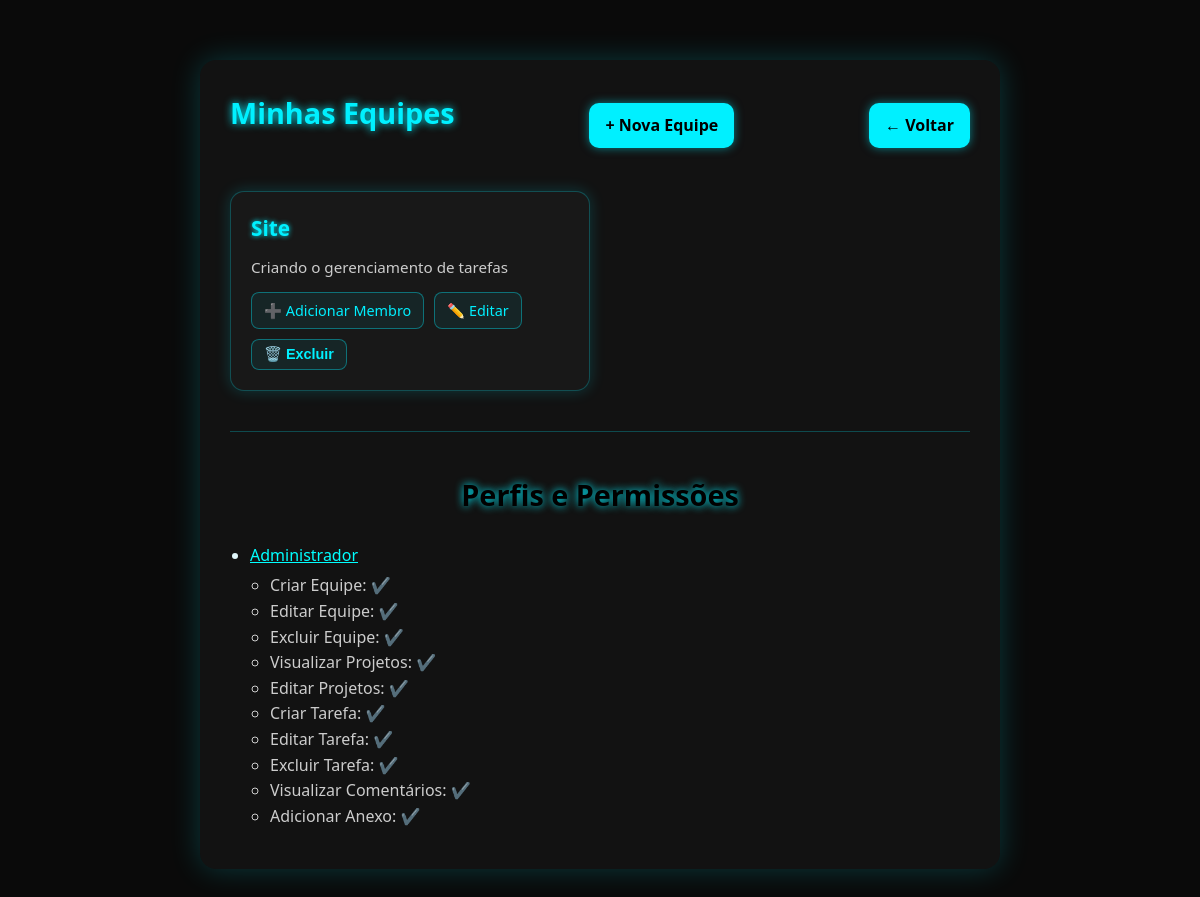
The page /equipes (signed in) on the database its author committed.
### tables this page shows
CREATE TABLE equipes_tb (
            id_equipe INTEGER PRIMARY KEY AUTOINCREMENT,
            nome_equipe TEXT NOT NULL,
            descricao TEXT
        );

CREATE TABLE perfis_permissoes_tb (
            id_perfil INTEGER PRIMARY KEY AUTOINCREMENT,
            nome_perfil TEXT NOT NULL
        );

CREATE TABLE permissoes_tb (
            id_permissao INTEGER PRIMARY KEY AUTOINCREMENT,
            id_perfil INTEGER,
            nome_permissao TEXT NOT NULL,
            permitido BOOLEAN NOT NULL,
            FOREIGN KEY(id_perfil) REFERENCES perfis_permissoes_tb(id_perfil)
        );

### app.py (the view)
@app.route('/equipes')
def equipes():
    if 'usuario' not in session:
        return redirect('/login')
    conn = conectar()
    cursor = conn.cursor()
    cursor.execute("SELECT * FROM equipes_tb")
    equipes = cursor.fetchall()
    cursor.execute("SELECT * FROM perfis_permissoes_tb")
    perfis = cursor.fetchall()
    permissoes_por_perfil = {}
    for perfil in perfis:
        id_perfil = perfil[0]
        cursor.execute("SELECT nome_permissao, permitido FROM permissoes_tb WHERE id_perfil = ?", (id_perfil,))
        permissoes = cursor.fetchall()
        permissoes_por_perfil[id_perfil] = permissoes
    conn.close()
    return render_template('equipes.html', equipes=equipes, perfis=perfis, permissoes_por_perfil=permissoes_por_perfil)

### app.py (called while the page is built)
def conectar():
    return sqlite3.connect("db/database.db")

### templates/equipes.html (shortened to what this page needs)
<!DOCTYPE html>
<html lang="pt-br">
<head>
    <link rel="stylesheet" href="/static/style.css">
</head>
<body>
    <div class="container">
        <div class="top-buttons">
            <h2>Minhas Equipes</h2>
            <a href="/nova_equipe">+ Nova Equipe</a>
            <a href="/dashboard">← Voltar</a>
        </div>
        {% if equipes %}
            <div class="equipes-grid">
                {% for equipe in equipes %}
                    <div class="equipe-card">
                        <div class="equipe-nome">{{ equipe[1] }}</div>
                        <div class="equipe-descricao">{{ equipe[2] }}</div>
                        <div class="equipe-actions">
                            <a href="/adicionar_membro/{{ equipe[0] }}">➕ Adicionar Membro</a>
                            <a href="/editar_equipe/{{ equipe[0] }}">✏️ Editar</a>
                            <form method="POST" action="/excluir_equipe/{{ equipe[0] }}" onsubmit="return confirm('Tem certeza que deseja excluir esta equipe?');">
                                <button type="submit">🗑️ Excluir</button>
                            </form>
                        </div>
                    </div>
                {% endfor %}
            </div>
        {% else %}
            <p class="no-equipes">Nenhuma equipe cadastrada ainda.</p>
        {% endif %}
        <hr style="margin: 40px 0; border: none; border-top: 1px solid #00f0ff40;">
        <div class="perfis-box">
            <h2 style="color: #000000;">Perfis e Permissões</h2>
            {% if perfis %}
                <ul style="padding-left: 20px; margin-top: 8px;">
                    {% for perfil in perfis %}
                        <li style="margin-bottom: 10px;">
                            <a href="/perfis/{{ perfil[0] }}" style="color: #0ff; text-decoration: underline;">
                                {{ perfil[1] }}
                            </a>
                            <ul style="padding-left: 20px; margin-top: 5px;">
                                {% for permissao in permissoes_por_perfil[perfil[0]] %}
                                    <li style="color: #ccc;">
                                        {{ permissao[0] }}:
                                        {% if permissao[1] %}
                                            <span style="color: #0f0;">✔️</span>
                                        {% else %}
                                            <span style="color: #f33;">❌</span>
                                        {% endif %}
                                    </li>
                                {% endfor %}
                            </ul>
                        </li>
                    {% endfor %}
                </ul>
            {% else %}
                <p style="color: #888;">Nenhum perfil de permissão encontrado.</p>
            {% endif %}
        </div>
    </div>
</body>
</html>

### static/style.css (style rules this page uses)
* { margin: 0; padding: 0; box-sizing: border-box; }
body { background-color: #0a0a0a; font-family: 'Segoe UI', Roboto, Arial, sans-serif; color: #e0f7fa; line-height: 1.6; min-height: 100vh; }
.container { width: 90%; max-width: 800px; margin: 60px auto; padding: 30px; background-color: #121212; border-radius: 16px; box-shadow: 0 0 30px rgba(0, 240, 255, 0.2); }
h2 { text-align: center; margin-bottom: 25px; font-size: 1.8rem; color: #00f0ff; text-shadow: 0 0 8px #00f0ff; }
form { display: flex; flex-direction: column; gap: 18px; }
button { padding: 12px; background: linear-gradient(to right, #00f0ff, #00cce0); color: #000; font-weight: bold; border: none; border-radius: 10px; cursor: pointer; transition: transform 0.2s, box-shadow 0.2s; }
a { color: #00f0ff; text-decoration: none; transition: color 0.2s; }
.top-buttons { display: flex; justify-content: space-between; align-items: center; margin-bottom: 30px; }
.top-buttons a { background: #00f0ff; color: #000; padding: 10px 16px; border-radius: 10px; font-weight: bold; box-shadow: 0 0 10px #00f0ff80; transition: background 0.3s, transform 0.2s; }
.equipes-grid { display: grid; grid-template-columns: 1fr; gap: 20px; }
@media (min-width: 600px) { .equipes-grid { grid-template-columns: 1fr 1fr; } }
.equipe-card { background: #181818; border: 1px solid #00f0ff40; border-radius: 14px; padding: 20px; box-shadow: 0 0 15px #00f0ff30; transition: transform 0.2s, box-shadow 0.2s; }
.equipe-nome { font-size: 1.3rem; font-weight: 600; color: #00f0ff; margin-bottom: 10px; text-shadow: 0 0 5px #00f0ff; }
.equipe-descricao { color: #ccc; margin-bottom: 12px; font-size: 0.95rem; }
.equipe-actions { display: flex; flex-wrap: wrap; gap: 10px; }
.equipe-actions a, .equipe-actions button { background: #00f0ff10; color: #00f0ff; border: 1px solid #00f0ff60; border-radius: 8px; padding: 6px 12px; font-size: 0.9rem; transition: background 0.2s; }

### rows shown on the page
equipes_tb: nome_equipe "Site", descricao "Criando o gerenciamento de tarefas"
perfis_permissoes_tb: nome_perfil "Administrador"
permissoes_tb: nome_permissao "Criar Equipe"
permissoes_tb: nome_permissao "Editar Equipe"
permissoes_tb: nome_permissao "Excluir Equipe"
permissoes_tb: nome_permissao "Visualizar Projetos"
permissoes_tb: nome_permissao "Editar Projetos"
permissoes_tb: nome_permissao "Criar Tarefa"
permissoes_tb: nome_permissao "Editar Tarefa"
permissoes_tb: nome_permissao "Excluir Tarefa"
permissoes_tb: nome_permissao "Visualizar Comentários"
permissoes_tb: nome_permissao "Adicionar Anexo"
